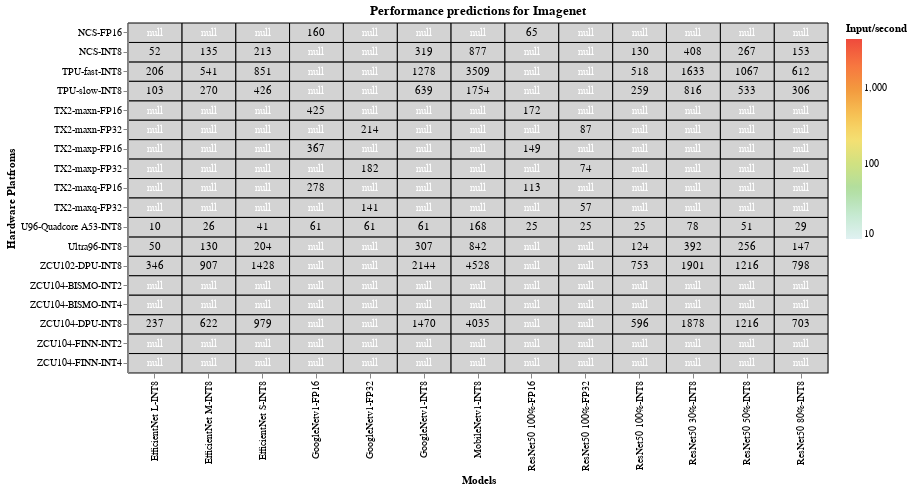

Here is the notebook cell this chart was saved with:
### Markdown cell above
# Performance Predictions for Imagenet

### Code cell
#hide_input
%run scripts/altair_plots.py  #run the heatmaps script
#load imagenet dataset and plot it
heatmap(pd.read_csv("data/processed_csv/performance_prediction_imagenet.csv"), 'lightgrey','Performance predictions for Imagenet')

### Figure 1 — Vega-Lite specification as saved in the notebook (floating-point values rounded to 4 significant figures; data arrays with more than 128 entries replaced by an {"elided": "..."} marker saying what was removed)
{"config": {"view": {"continuousWidth": 400, "continuousHeight": 300}}, "layer": [{"mark": {"type": "rect", "invalid": null, "stroke": "black", "strokeWidth": 1}, "encoding": {"color": {"type": "quantitative", "condition": {"value": "lightgrey", "selection": "selector001"}, "field": "values", "scale": {"scheme": "lightmulti", "type": "log"}, "title": "Input/second"}, "tooltip": [{"type": "quantitative", "field": "values", "title": "Input/sec"}, {"type": "nominal", "field": "x", "title": "Model"}, {"type": "nominal", "field": "y", "title": "Hardware Platform"}], "x": {"type": "ordinal", "field": "x", "title": "Models"}, "y": {"type": "ordinal", "field": "y", "title": "Hardware Platfroms"}}, "height": 350, "selection": {"selector001": {"type": "single", "on": "mouseover", "nearest": true}}, "title": "Performance predictions for Imagenet", "width": 700}, {"mark": {"type": "text", "color": "white"}, "encoding": {"color": {"condition": {"value": "black", "test": "(datum.values > 1)"}, "value": "white"}, "text": {"type": "quantitative", "field": "values", "format": ".0f"}, "tooltip": [{"type": "quantitative", "field": "values", "format": ".0f", "title": "Input/sec"}, {"type": "nominal", "field": "x", "title": "Model"}, {"type": "nominal", "field": "y", "title": "Hardware Platform"}], "x": {"type": "ordinal", "field": "x", "title": "Models"}, "y": {"type": "ordinal", "field": "y", "title": "Hardware Platfroms"}}}], "data": {"name": "data-b1932dbefd6e224f13b62aadcf91077f"}, "$schema": "https://vega.github.io/schema/vega-lite/v4.0.2.json", "datasets": {"data-b1932dbefd6e224f13b62aadcf91077f": {"elided": "234 records"}}}
